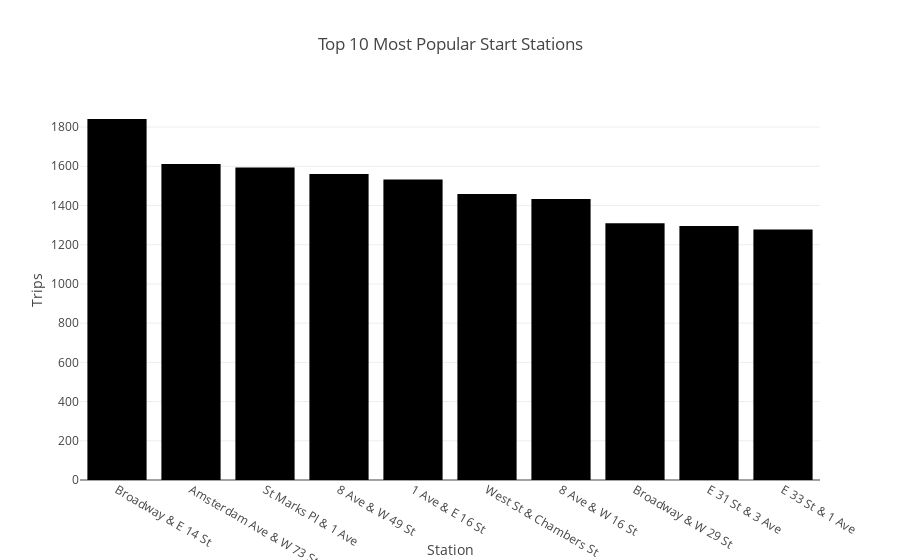

Notebook code cell kept with this figure:
### Code cell
import plotly.express as px

top_stations = combined_df['start_station_name'].value_counts().nlargest(10).reset_index()
top_stations.columns = ['Station', 'Trips']

fig_popular = px.bar(top_stations, x='Station', y='Trips', title='Top 10 Most Popular Start Stations')
fig_popular.show()

### Figure 1 — Plotly figure (JSON) as saved in the notebook; plotly's stock layout.template omitted (floating-point values rounded to 4 significant figures)
{"data": [{"hovertemplate": "Station=%{x}<br>Trips=%{y}<extra></extra>", "legendgroup": "", "marker": {"color": "#000001", "pattern": {"shape": ""}}, "name": "", "orientation": "v", "showlegend": false, "textposition": "auto", "type": "bar", "x": ["Broadway & E 14 St", "Amsterdam Ave & W 73 St", "St Marks Pl & 1 Ave", "8 Ave & W 49 St", "1 Ave & E 16 St", "West St & Chambers St", "8 Ave & W 16 St", "Broadway & W 29 St", "E 31 St & 3 Ave", "E 33 St & 1 Ave"], "xaxis": "x", "y": [1841, 1612, 1594, 1560, 1532, 1459, 1433, 1309, 1295, 1278], "yaxis": "y"}], "layout": {"barmode": "relative", "legend": {"tracegroupgap": 0}, "title": {"text": "Top 10 Most Popular Start Stations"}, "xaxis": {"anchor": "y", "domain": [0, 1], "title": {"text": "Station"}}, "yaxis": {"anchor": "x", "domain": [0, 1], "title": {"text": "Trips"}}}}
